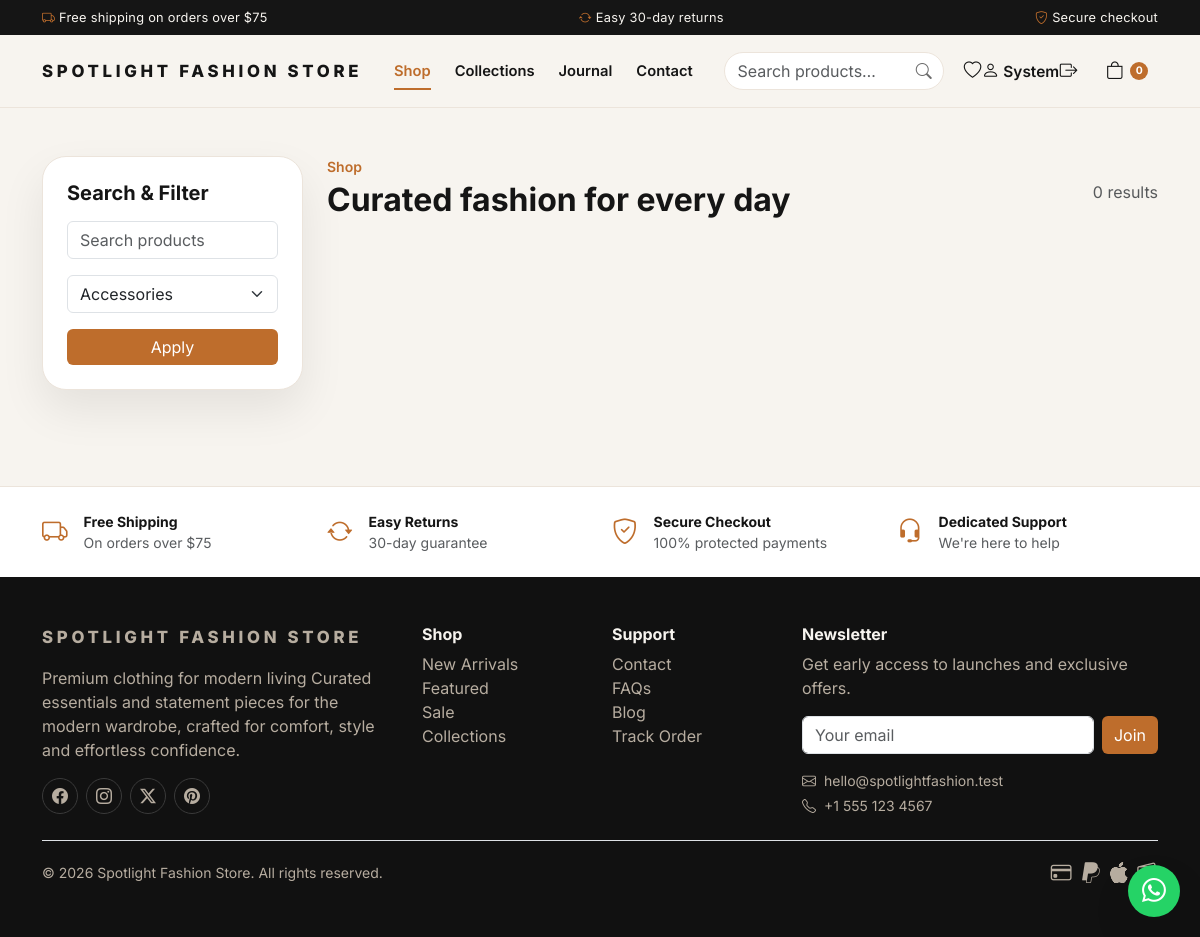
The page /shop.php?category=accessories (signed in) on the database its author committed.
### tables this page shows
CREATE TABLE IF NOT EXISTS settings (
    id INT UNSIGNED AUTO_INCREMENT PRIMARY KEY,
    setting_key VARCHAR(100) NOT NULL UNIQUE,
    setting_value TEXT NULL,
    created_at TIMESTAMP DEFAULT CURRENT_TIMESTAMP,
    updated_at TIMESTAMP DEFAULT CURRENT_TIMESTAMP ON UPDATE CURRENT_TIMESTAMP,
    INDEX idx_setting_key (setting_key)
);

### Includes/functions.php (called while the page is built, shortened)
<?php
function db(): PDO {
    static $pdo = null;
    if ($pdo instanceof PDO) {
        return $pdo;
    }
    $dsn = 'mysql:host=' . DB_HOST . ';port=' . DB_PORT . ';dbname=' . DB_NAME . ';charset=utf8mb4';
    try {
        $pdo = new PDO($dsn, DB_USER, DB_PASS, [
            PDO::ATTR_ERRMODE => PDO::ERRMODE_EXCEPTION,
            PDO::ATTR_DEFAULT_FETCH_MODE => PDO::FETCH_ASSOC,
            PDO::ATTR_EMULATE_PREPARES => false,
        ]);
        return $pdo;
    } catch (PDOException $exception) {
        throw new RuntimeException('Database connection failed: ' . $exception->getMessage());
    }
}
function e(string $value): string {
    return htmlspecialchars($value, ENT_QUOTES, 'UTF-8');
}
function sanitize(string $value): string {
    return trim(strip_tags($value));
}
function get_setting(string $key, string $default = ''): string {
    try {
        $stmt = db()->prepare('SELECT setting_value FROM settings WHERE setting_key = ? LIMIT 1');
        $stmt->execute([$key]);
        $row = $stmt->fetch();
        return $row['setting_value'] ?? $default;
    } catch (Throwable $exception) {
        return $default;
    }
}
function get_cart_count(): int {
    return isset($_SESSION['cart']) ? count($_SESSION['cart']) : 0;
}
function get_categories(): array {
    try {
        $stmt = db()->query('SELECT id, name, slug, image_url FROM categories WHERE status = "active" ORDER BY name ASC LIMIT 8');
        return $stmt->fetchAll();
    } catch (Throwable $exception) {
        return [];
    }
}

### shop.php (the view, shortened to what this page needs)
<?php
require_once __DIR__ . '/Includes/header.php';
$query = $_GET['q'] ?? '';
$categorySlug = $_GET['category'] ?? '';
$search = sanitize($query);
$sql = 'SELECT p.id, p.name, p.slug, p.short_description, p.regular_price, p.sale_price, p.image_url, c.name as category_name FROM products p LEFT JOIN categories c ON c.id = p.category_id WHERE p.status = "active"';
$params = [];
if ($categorySlug !== '') {
    $sql .= ' AND c.slug = ?';
    $params[] = $categorySlug;
}
$sql .= ' ORDER BY p.created_at DESC';
$stmt = db()->prepare($sql);
$stmt->execute($params);
$products = $stmt->fetchAll();
?>
<section class="container py-5">
    <div class="row g-4">
        <div class="col-lg-3">
            <div class="section-card p-4">
                <h5 class="fw-bold">Search & Filter</h5>
                <form method="get" class="mt-3">
                    <input class="form-control mb-3" type="search" name="q" value="<?php echo e($search); ?>" placeholder="Search products">
                    <select class="form-select mb-3" name="category">
                        <?php foreach (get_categories() as $category): ?>
                            <option value="<?php echo e($category['slug']); ?>" <?php echo $categorySlug === $category['slug'] ? 'selected' : ''; ?>><?php echo e($category['name']); ?></option>
                        <?php endforeach; ?>
                    </select>
                    <button class="btn btn-accent w-100" type="submit">Apply</button>
                </form>
            </div>
        </div>
        <div class="col-lg-9">
            <div class="d-flex justify-content-between align-items-center mb-4">
                <div>
                    <p class="text-accent fw-semibold small mb-1">Shop</p>
                    <h2 class="fw-bold">Curated fashion for every day</h2>
                </div>
                <span class="text-muted"><?php echo count($products); ?> results</span>
            </div>
        </div>
    </div>
</section>
<?php require_once __DIR__ . '/Includes/footer.php'; ?>

### Includes/header.php (shortened to what this page needs)
<?php
require_once __DIR__ . '/functions.php';
$cartCount = get_cart_count();
$siteName = get_setting('site_name', SITE_NAME);
$siteTagline = get_setting('site_tagline', 'Premium fashion for modern living.');
$currentPage = basename($_SERVER['SCRIPT_NAME']);
$navLinks = [
    'shop.php' => 'Shop',
    'index.php#collections' => 'Collections',
    'index.php#blog' => 'Journal',
    'index.php#contact' => 'Contact',
];
?><!DOCTYPE html>
<html lang="en">
<head>
    <link rel="stylesheet" href="https://cdn.jsdelivr.net/npm/bootstrap@5.3.3/dist/css/bootstrap.min.css">
    <link rel="stylesheet" href="https://cdn.jsdelivr.net/npm/bootstrap-icons@1.11.3/font/bootstrap-icons.css">
    <link rel="stylesheet" href="<?php echo ASSET_URL; ?>css/style.css">
</head>
<body>
<div class="announce-bar">
    <div class="container d-flex justify-content-center justify-content-md-between align-items-center flex-wrap gap-1 py-2">
        <span class="d-none d-md-inline"><i class="bi bi-truck me-1"></i>Free shipping on orders over $75</span>
        <span><i class="bi bi-arrow-repeat me-1"></i>Easy 30-day returns</span>
        <span class="d-none d-md-inline"><i class="bi bi-shield-check me-1"></i>Secure checkout</span>
    </div>
</div>
<header class="topbar">
    <div class="container py-3 d-flex justify-content-between align-items-center gap-3">
        <a class="brand" href="<?php echo BASE_URL; ?>">
            <?php echo e($siteName); ?>
        </a>
        <nav class="d-none d-lg-flex gap-4 align-items-center main-nav">
            <?php foreach ($navLinks as $href => $label): ?>
                <a href="<?php echo BASE_URL . $href; ?>" class="<?php echo (strpos($href, '#') === false && $currentPage === $href) ? 'active' : ''; ?>"><?php echo e($label); ?></a>
            <?php endforeach; ?>
        </nav>
        <div class="d-flex align-items-center gap-1 gap-md-2">
            <form class="search-form d-none d-md-flex" action="<?php echo BASE_URL; ?>shop.php" method="get" role="search">
                <input class="form-control" type="search" name="q" placeholder="Search products…" aria-label="Search products">
                <button type="submit" aria-label="Search"><i class="bi bi-search"></i></button>
            </form>
            <a class="icon-btn d-none d-sm-inline-flex" href="<?php echo BASE_URL; ?>User/wishlist.php" aria-label="Wishlist" title="Wishlist"><i class="bi bi-heart"></i></a>
            <a class="icon-btn" href="<?php echo isset($_SESSION['user_id']) ? BASE_URL . 'User/profile.php' : BASE_URL . 'login.php'; ?>" aria-label="Account" title="Account">
                <i class="bi bi-person"></i>
                <span class="d-none d-lg-inline ms-1 small fw-semibold"><?php echo isset($_SESSION['user_name']) ? e(explode(' ', $_SESSION['user_name'])[0]) : 'Account'; ?></span>
            </a>
            <?php if (isset($_SESSION['user_id'])): ?>
                <a class="icon-btn d-none d-sm-inline-flex" href="<?php echo BASE_URL; ?>logout.php" aria-label="Logout" title="Logout"><i class="bi bi-box-arrow-right"></i></a>
            <?php endif; ?>
            <a class="icon-btn cart-btn" href="<?php echo BASE_URL; ?>cart.php" aria-label="Cart">
                <i class="bi bi-bag"></i>
                <span class="cart-count" data-cart-count><?php echo (int) $cartCount; ?></span>
            </a>
        </div>
    </div>
</header>
<main class="pb-5">

### Includes/footer.php (shortened to what this page needs)
</main>
<section class="usp-bar py-4">
    <div class="container">
        <div class="row g-4 text-center text-md-start">
            <div class="col-6 col-md-3 d-flex align-items-center gap-3 justify-content-center justify-content-md-start">
                <i class="bi bi-truck"></i>
                <div>
                    <div class="fw-bold small">Free Shipping</div>
                    <div class="text-muted small">On orders over $75</div>
                </div>
            </div>
            <div class="col-6 col-md-3 d-flex align-items-center gap-3 justify-content-center justify-content-md-start">
                <i class="bi bi-arrow-repeat"></i>
                <div>
                    <div class="fw-bold small">Easy Returns</div>
                    <div class="text-muted small">30-day guarantee</div>
                </div>
            </div>
            <div class="col-6 col-md-3 d-flex align-items-center gap-3 justify-content-center justify-content-md-start">
                <i class="bi bi-shield-check"></i>
                <div>
                    <div class="fw-bold small">Secure Checkout</div>
                    <div class="text-muted small">100% protected payments</div>
                </div>
            </div>
            <div class="col-6 col-md-3 d-flex align-items-center gap-3 justify-content-center justify-content-md-start">
                <i class="bi bi-headset"></i>
                <div>
                    <div class="fw-bold small">Dedicated Support</div>
                    <div class="text-muted small">We're here to help</div>
                </div>
            </div>
        </div>
    </div>
</section>
<footer class="footer py-5">
    <div class="container">
        <div class="row g-4">
            <div class="col-lg-4">
                <a class="brand d-inline-block mb-3" href="<?php echo BASE_URL; ?>"><?php echo e($siteName); ?></a>
                <p class="text-muted"><?php echo e($siteTagline); ?> Curated essentials and statement pieces for the modern wardrobe, crafted for comfort, style and effortless confidence.</p>
                <div class="d-flex gap-2 mt-3 footer-social">
                    <a href="#" aria-label="Facebook"><i class="bi bi-facebook"></i></a>
                    <a href="#" aria-label="Instagram"><i class="bi bi-instagram"></i></a>
                    <a href="#" aria-label="Twitter"><i class="bi bi-twitter-x"></i></a>
                    <a href="#" aria-label="Pinterest"><i class="bi bi-pinterest"></i></a>
                </div>
            </div>
            <div class="col-6 col-lg-2">
                <h6 class="fw-bold">Shop</h6>
                <ul class="list-unstyled text-muted">
                    <li><a href="<?php echo BASE_URL; ?>shop.php">New Arrivals</a></li>
                    <li><a href="<?php echo BASE_URL; ?>shop.php">Featured</a></li>
                    <li><a href="<?php echo BASE_URL; ?>shop.php">Sale</a></li>
                    <li><a href="<?php echo BASE_URL; ?>index.php#collections">Collections</a></li>
                </ul>
            </div>
            <div class="col-6 col-lg-2">
                <h6 class="fw-bold">Support</h6>
                <ul class="list-unstyled text-muted">
                    <li><a href="<?php echo BASE_URL; ?>index.php#contact">Contact</a></li>
                    <li><a href="<?php echo BASE_URL; ?>index.php#faq">FAQs</a></li>
                    <li><a href="<?php echo BASE_URL; ?>index.php#blog">Blog</a></li>
                    <li><a href="<?php echo BASE_URL; ?>cart.php">Track Order</a></li>
                </ul>
            </div>
            <div class="col-lg-4">
                <h6 class="fw-bold">Newsletter</h6>
                <p class="text-muted">Get early access to launches and exclusive offers.</p>
                <form class="newsletter-form d-flex gap-2" method="post" action="<?php echo BASE_URL; ?>index.php">
                    <input class="form-control" type="email" name="email" placeholder="Your email" required>
                    <button class="btn btn-accent" type="submit">Join</button>
                </form>
                <div class="d-flex align-items-center gap-2 text-muted small mt-3">
                    <i class="bi bi-envelope"></i><span><?php echo e(SITE_EMAIL); ?></span>
                </div>
                <div class="d-flex align-items-center gap-2 text-muted small mt-1">
                    <i class="bi bi-telephone"></i><span><?php echo e(SITE_PHONE); ?></span>
                </div>
            </div>
        </div>
        <div class="d-flex flex-column flex-md-row justify-content-between align-items-center gap-2 border-top mt-4 pt-3 text-muted small">
            <span>&copy; <?php echo date('Y'); ?> <?php echo e($siteName); ?>. All rights reserved.</span>
            <div class="d-flex align-items-center gap-2 payment-icons">
                <i class="bi bi-credit-card"></i>
                <i class="bi bi-paypal"></i>
                <i class="bi bi-apple"></i>
            </div>
        </div>
    </div>
</footer>
<a class="whatsapp-float" href="https://wa.me/15551234567" target="_blank" rel="noopener" aria-label="Chat on WhatsApp">
    <i class="bi bi-whatsapp"></i>
</a>
</body>
</html>

### Assets/css/style.css (style rules this page uses)
:root { --bg: #f7f4ef; --surface: #fffdf9; --text: #151515; --muted: #6b6b6b; --accent: #be6d2c; --accent-dark: #8b4613; --accent-light: #f6e6d8; --border: #ece4db; --shadow: 0 20px 45px rgba(17, 17, 17, 0.08); --shadow-sm: 0 8px 20px rgba(17, 17, 17, 0.06); --radius-lg: 1.5rem; --radius-md: 1rem; }
* { box-sizing: border-box; }
html { scroll-behavior: smooth; scroll-padding-top: 6.5rem; }
body { font-family: "Inter", sans-serif; background: var(--bg); color: var(--text); overflow-x: hidden; }
a { text-decoration: none; color: inherit; }
.text-accent { color: var(--accent); }
.btn-accent { background: var(--accent); color: white; border: none; }
.announce-bar { background: var(--text); color: #f7f4ef; font-size: 0.8rem; letter-spacing: 0.02em; }
.announce-bar i { color: var(--accent); }
.brand { font-weight: 800; letter-spacing: 0.22em; text-transform: uppercase; font-size: 1.05rem; white-space: nowrap; }
.topbar { position: sticky; top: 0; z-index: 1030; background: rgba(247, 244, 239, 0.95); backdrop-filter: blur(14px); border-bottom: 1px solid var(--border); }
.main-nav a { position: relative; font-weight: 600; font-size: 0.92rem; color: var(--text); padding: 0.35rem 0; }
.main-nav a::after { content: ""; position: absolute; left: 0; bottom: -2px; width: 0; height: 2px; background: var(--accent); transition: width 0.2s ease; }
.main-nav a:hover::after, .main-nav a.active::after { width: 100%; }
.main-nav a.active { color: var(--accent); }
.search-form { position: relative; align-items: center; }
.search-form .form-control { width: 220px; border-radius: 999px; padding-right: 2.5rem; border-color: var(--border); background: white; }
.search-form button { position: absolute; right: 0.3rem; top: 50%; transform: translateY(-50%); border: none; background: transparent; color: var(--muted); width: 2rem; height: 2rem; border-radius: 50%; display: flex; align-items: center; justify-content: center; }
.icon-btn { position: relative; display: inline-flex; align-items: center; justify-content: center; width: 2.5rem; height: 2.5rem; border-radius: 50%; font-size: 1.1rem; color: var(--text); transition: background 0.2s ease, color 0.2s ease; }
.icon-btn.cart-btn { width: auto; padding: 0 0.6rem; gap: 0.25rem; }
.cart-count { position: absolute; top: -0.15rem; right: -0.15rem; background: var(--accent); color: white; font-size: 0.65rem; font-weight: 700; min-width: 1.15rem; height: 1.15rem; border-radius: 50%; display: flex; align-items: center; justify-content: center; padding: 0 0.2rem; }
.icon-btn.cart-btn .cart-count { position: static; margin-left: 0.15rem; }
.section-card { background: white; border-radius: var(--radius-lg); box-shadow: var(--shadow); border: 1px solid var(--border); }
.usp-bar { background: white; border-top: 1px solid var(--border); }
.usp-bar i { font-size: 1.6rem; color: var(--accent); flex-shrink: 0; }
.footer { background: #111; color: #f7f4ef; }
.footer a, .footer .text-muted, .footer p { color: #b7ada0 !important; }
.footer h5, .footer h6 { color: #f7f4ef; }
.footer-social a { width: 2.25rem; height: 2.25rem; border-radius: 50%; border: 1px solid #3a3a3a; display: inline-flex; align-items: center; justify-content: center; }
.payment-icons i { font-size: 1.3rem; }
.whatsapp-float { position: fixed; right: 1.25rem; bottom: 1.25rem; width: 3.25rem; height: 3.25rem; background: #25d366; color: white; border-radius: 50%; display: flex; align-items: center; justify-content: center; font-size: 1.5rem; box-shadow: var(--shadow); z-index: 1050; }

### rows shown on the page
settings: setting_value "SPOTLIGHT FASHION STORE", setting_value "Spotlight Fashion Store"
settings: setting_value "Premium clothing for modern living"

### other values the page prints
$label "Shop"
$label "Collections"
$label "Journal"
$label "Contact"
explode(' ', $_SESSION['user_name'])[0] "System"
$cartCount "0"
count($products) "0"
SITE_EMAIL "hello@spotlightfashion.test"
SITE_PHONE "+1 555 123 4567"
form field category "Accessories"
